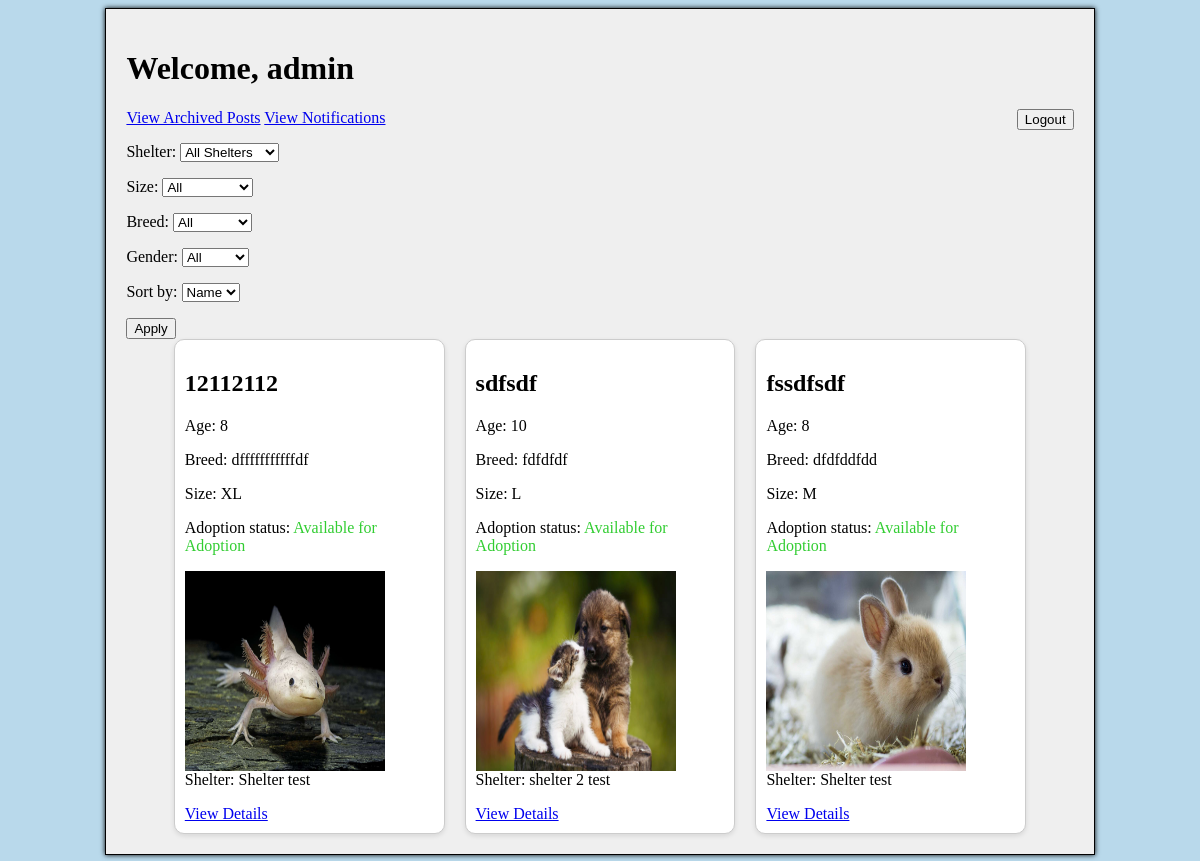
Before: / (signed in) with the older database file.
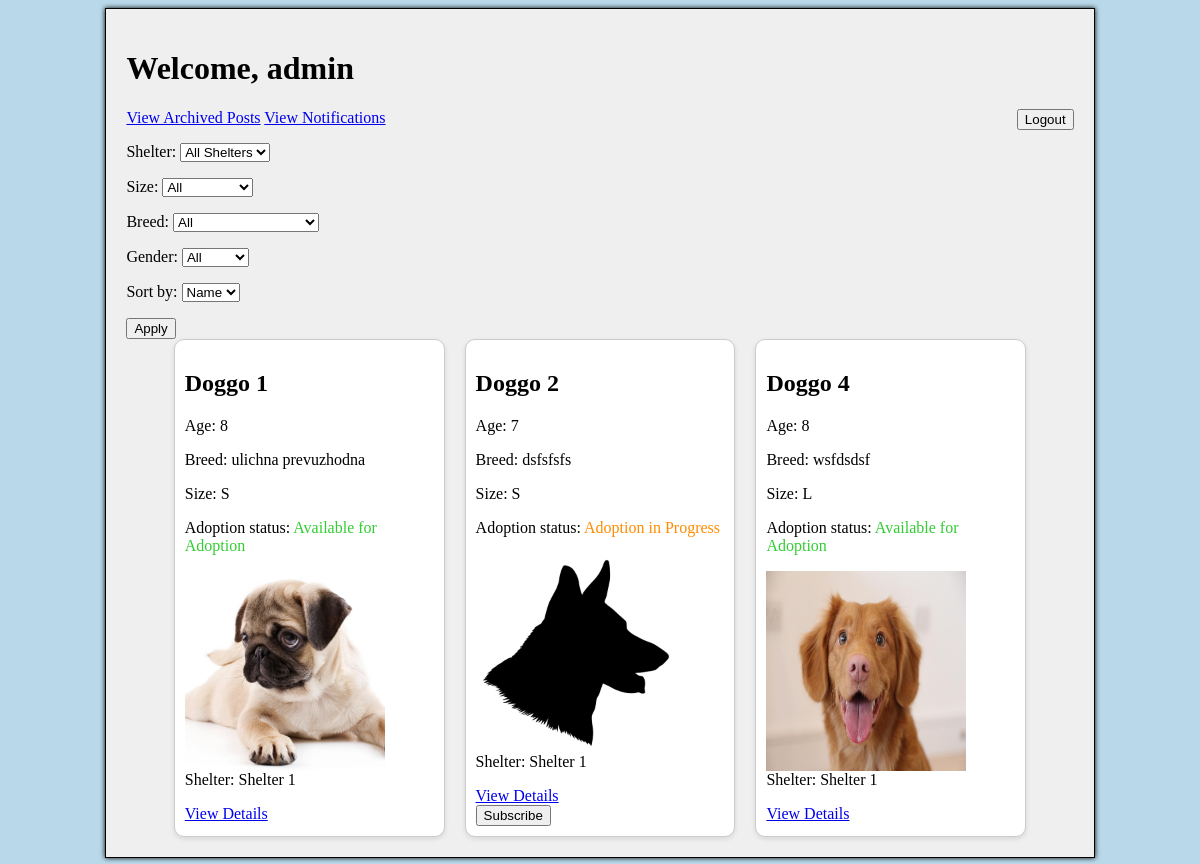
After: the same page with the newer database file.
### gui/models.py (models this page shows, shortened)
class CustomUser(AbstractUser):
    ROLE_CHOICES = (
        ('ordinary', 'Ordinary User'),
        ('shelter', 'Shelter'),
    )
    role = models.CharField(max_length=10, choices=ROLE_CHOICES, default='ordinary')
    registration_code = models.CharField(max_length=100, blank=True, null=True)

class DogAdoptionPost(models.Model):
    GENDER_CHOICES = [
        ('male', 'Male'),
        ('female', 'Female'),
    ]
    SIZE_CHOICES = [
        ('XS', 'Extra Small'),
        ('S', 'Small'),
        ('M', 'Medium'),
        ('L', 'Large'),
        ('XL', 'Extra Large'),
    ]
    ADOPTION_STAGE_CHOICES = [
        ('active', 'Active'),
        ('in_process', 'In Process'),
        ('completed', 'Completed'),
    ]
    name = models.CharField(max_length=255)
    age = models.PositiveIntegerField()
    gender = models.CharField(max_length=6, choices=GENDER_CHOICES)
    breed = models.CharField(max_length=255)
    description = models.TextField(blank=True)
    shelter = models.ForeignKey(Shelter, on_delete=models.CASCADE, null=True)
    image = models.ImageField(upload_to='dogs/', blank=True, null=True)
    size = models.CharField(max_length=2, choices=SIZE_CHOICES, default='M')
    adoption_stage = models.CharField(max_length=20, choices=ADOPTION_STAGE_CHOICES, default='active')

class Shelter(models.Model):
    user = models.OneToOneField(get_user_model(), on_delete=models.CASCADE, related_name='shelter',
                                limit_choices_to={'role': 'shelter'}, null=True)
    name = models.CharField(max_length=255)
    working_hours = models.TextField()
    phone = models.CharField(max_length=20)
    address = models.CharField(max_length=255, default='')
    latitude = models.FloatField(default=0.0)
    longitude = models.FloatField(default=0.0)
    def __str__(self):
        return self.name

### gui/views.py (the view, shortened to what this page needs)
# urls.py: path('', views.index, name='index'),
@login_required(login_url='/register-login')
def index(request):
    shelters = Shelter.objects.all()
    dogs = DogAdoptionPost.objects.filter(adoption_stage__in=['active', 'in_process'])
    for dog in dogs:
        dog.user_is_subscribed = PostSubscription.objects.filter(user=request.user, post=dog).exists()
    form = SortFilterForm(request.GET)
    if form.is_valid():
        if form.cleaned_data['shelter']:
            dogs = dogs.filter(shelter=form.cleaned_data['shelter'])
        if form.cleaned_data['size']:
            dogs = dogs.filter(size=form.cleaned_data['size'])
        if form.cleaned_data['breed']:
            dogs = dogs.filter(breed__icontains=form.cleaned_data['breed'])
        if form.cleaned_data['gender']:
            dogs = dogs.filter(gender=form.cleaned_data['gender'])
    return render(request, 'index.html', {'dogs': dogs, 'shelters': shelters, 'form': form})

### gui/forms.py
class SortFilterForm(forms.Form):
    shelter = forms.ModelChoiceField(queryset=Shelter.objects.all(), required=False, empty_label="All Shelters")
    size = forms.ChoiceField(choices=[('', 'All')] + DogAdoptionPost.SIZE_CHOICES, required=False)
    breed = forms.ChoiceField(choices=[], required=False)  # The choices for this field will be initialized in __init__
    gender = forms.ChoiceField(choices=[('', 'All'), ('male', 'Male'), ('female', 'Female')], required=False)
    sort_by = forms.ChoiceField(choices=[('name', 'Name'), ('age', 'Age'), ('size', 'Size')], required=False)
    def __init__(self, *args, **kwargs):
        super(SortFilterForm, self).__init__(*args, **kwargs)
        unique_breeds = DogAdoptionPost.objects.values_list('breed', flat=True).distinct()
        self.fields['breed'].choices = [('', 'All')] + [(breed, breed) for breed in unique_breeds if breed]

### gui/templates/index.html (shortened to what this page needs)
{% extends "base_content.html" %}
{% load static %}
{% block content %}
    <h1>Welcome, {{ request.user.username }}</h1>
    <form action="{% url 'logout' %}" method="post">
        <button type="submit" class="float-right">Logout</button>
    </form>
    <a href="{% url 'archive_page' %}">View Archived Posts</a>
    <a href="{% url 'notifications' %}">View Notifications</a>
    <form method="get" action="">
        {{ form.as_p }}
        <button type="submit">Apply</button>
    </form>
    <div class="dog-container">
        {% for dog in dogs %}
            <div class="dog-item">
                <h2>{{ dog.name }}</h2>
                <p>Age: {{ dog.age }}</p>
                <p>Breed: {{ dog.breed }}</p>
                <p>Size: {{ dog.size }}</p>
                <p>Adoption status:
                    <span style="{% if dog.adoption_stage == 'active' %}color:limegreen;
                                 {% elif dog.adoption_stage == 'in_process' %}color:darkorange;
                                 {% elif dog.adoption_stage == 'completed' %}color:blue;{% endif %}">
                        {% if dog.adoption_stage == 'active' %}
                            Available for Adoption
                        {% elif dog.adoption_stage == 'in_process' %}
                            Adoption in Progress
                        {% elif dog.adoption_stage == 'completed' %}
                            Adoption Completed
                        {% else %}
                            Unknown Status
                        {% endif %}
                    </span>
                </p>
                <div class="dog-image">
                    {% if dog.image %}
                        <img src="{{ dog.image.url }}" style="width: 200px; height: 200px;">
                    {% else %}
                        <img src="{% static 'dog_silhouette.jpg' %}" style="width: 200px; height: 200px;">
                    {% endif %}
                </div>
                <p>Shelter: {{ dog.shelter.name }}</p>
                <a href="{% url 'dog_details' pk=dog.pk %}">View Details</a>
                {% if dog.adoption_stage == 'in_process' and not dog.shelter.user == request.user%}
                    {% if dog.user_is_subscribed %}
                        <form action="{% url 'unsubscribe' dog.id %}" method="post">
                            {% csrf_token %}
                            <button type="submit">Unsubscribe</button>
                        </form>
                    {% else %}
                        <form action="{% url 'subscribe' dog.id %}" method="post">
                            <button type="submit">Subscribe</button>
                        </form>
                    {% endif %}
                {% endif %}
            </div>
        {% endfor %}
    </div>
{% endblock %}

### gui/templates/base_content.html (shortened to what this page needs)
{% load static %}
<!DOCTYPE html>
    <html lang="en">
    <head>
        <link rel="stylesheet" href="{% static 'generic.css' %}" />
    </head>
    <body>
        <div id="dog-content">
            {% block content %}{% endblock %}
        </div>
    </body>
</html>

### gui/static/generic.css (style rules this page uses)
body { background-color: #b9d9eb; }
#dog-content { width: 90vw; max-width: 80%; margin: 0 auto; padding: 20px; background-color: #EFEFEF; border: 1px solid black; box-shadow: 0px 0px 5px 0px black; overflow: hidden; }
.float-right { float: right; }
.dog-container { display: grid; grid-template-columns: repeat(auto-fill, minmax(250px, 1fr)); gap: 20px; width: 90%; margin: 0 auto; }
.dog-item { background-color: white; border: 1px solid #ccc; border-radius: 10px; padding: 10px; box-shadow: 0 2px 5px rgba(0,0,0,0.1); align-items: center; }
.dog-image { width: 100%; height: 100%; border-radius: 10px; max-width: 200px; max-height: 200px; float: left; margin-right: 20px; }

Changed rows visible on the page:
removed DogAdoptionPost: name "12112112", age "8", breed "dfffffffffffdf", size "XL", adoption_stage "Available for Adoption", image (picture), shelter.name "Shelter test"
removed DogAdoptionPost: name "sdfsdf", age "10", breed "fdfdfdf", size "L", adoption_stage "Available for Adoption", image (picture), shelter.name "shelter 2 test"
removed DogAdoptionPost: name "fssdfsdf", age "8", breed "dfdfddfdd", size "M", adoption_stage "Available for Adoption", image (picture), shelter.name "Shelter test"
added DogAdoptionPost: name "Doggo 1", age "8", breed "ulichna prevuzhodna", size "S", adoption_stage "Available for Adoption", image (picture), shelter.name "Shelter 1"
added DogAdoptionPost: name "Doggo 2", age "7", breed "dsfsfsfs", size "S", adoption_stage "Adoption in Progress", shelter.name "Shelter 1"
added DogAdoptionPost: name "Doggo 4", age "8", breed "wsfdsdsf", size "L", adoption_stage "Available for Adoption", image (picture), shelter.name "Shelter 1"
